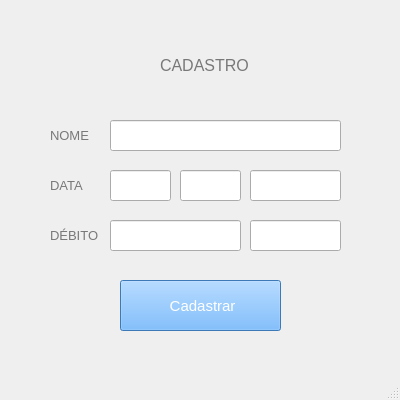
<?xml version="1.0" encoding="UTF-8"?>
<ui version="4.0">
 <class>MainWindow</class>
 <widget class="QMainWindow" name="MainWindow">
  <property name="geometry">
   <rect>
    <x>0</x>
    <y>0</y>
    <width>400</width>
    <height>400</height>
   </rect>
  </property>
  <property name="minimumSize">
   <size>
    <width>400</width>
    <height>400</height>
   </size>
  </property>
  <property name="maximumSize">
   <size>
    <width>400</width>
    <height>400</height>
   </size>
  </property>
  <property name="font">
   <font>
    <pointsize>8</pointsize>
   </font>
  </property>
  <property name="windowTitle">
   <string>MainWindow</string>
  </property>
  <widget class="QWidget" name="centralwidget">
   <widget class="QLabel" name="label">
    <property name="geometry">
     <rect>
      <x>160</x>
      <y>50</y>
      <width>91</width>
      <height>31</height>
     </rect>
    </property>
    <property name="minimumSize">
     <size>
      <width>91</width>
      <height>0</height>
     </size>
    </property>
    <property name="maximumSize">
     <size>
      <width>16777215</width>
      <height>31</height>
     </size>
    </property>
    <property name="font">
     <font>
      <pointsize>12</pointsize>
     </font>
    </property>
    <property name="styleSheet">
     <string notr="true">color: rgb(120, 120, 120);</string>
    </property>
    <property name="text">
     <string>CADASTRO</string>
    </property>
   </widget>
   <widget class="QPushButton" name="pushButton">
    <property name="geometry">
     <rect>
      <x>120</x>
      <y>280</y>
      <width>161</width>
      <height>51</height>
     </rect>
    </property>
    <property name="font">
     <font>
      <pointsize>11</pointsize>
     </font>
    </property>
    <property name="styleSheet">
     <string notr="true">color: rgb(255, 255, 255);
background-color: rgb(85, 170, 255);</string>
    </property>
    <property name="text">
     <string> Cadastrar</string>
    </property>
    <property name="icon">
     <iconset>
      <normaloff>Imagens/Adicionar.png</normaloff>Imagens/Adicionar.png</iconset>
    </property>
    <property name="iconSize">
     <size>
      <width>25</width>
      <height>25</height>
     </size>
    </property>
   </widget>
   <widget class="QLineEdit" name="nome">
    <property name="geometry">
     <rect>
      <x>110</x>
      <y>120</y>
      <width>231</width>
      <height>31</height>
     </rect>
    </property>
    <property name="font">
     <font>
      <pointsize>10</pointsize>
     </font>
    </property>
    <property name="styleSheet">
     <string notr="true">color: rgb(81, 81, 81);</string>
    </property>
   </widget>
   <widget class="QLineEdit" name="datdia">
    <property name="geometry">
     <rect>
      <x>110</x>
      <y>170</y>
      <width>61</width>
      <height>31</height>
     </rect>
    </property>
    <property name="font">
     <font>
      <pointsize>10</pointsize>
     </font>
    </property>
    <property name="styleSheet">
     <string notr="true">color: rgb(81, 81, 81);</string>
    </property>
   </widget>
   <widget class="QLineEdit" name="debitoreal">
    <property name="geometry">
     <rect>
      <x>110</x>
      <y>220</y>
      <width>131</width>
      <height>31</height>
     </rect>
    </property>
    <property name="font">
     <font>
      <pointsize>10</pointsize>
     </font>
    </property>
    <property name="styleSheet">
     <string notr="true">color: rgb(81, 81, 81);</string>
    </property>
   </widget>
   <widget class="QLabel" name="label_2">
    <property name="geometry">
     <rect>
      <x>50</x>
      <y>120</y>
      <width>61</width>
      <height>31</height>
     </rect>
    </property>
    <property name="font">
     <font>
      <pointsize>10</pointsize>
     </font>
    </property>
    <property name="styleSheet">
     <string notr="true">color: rgb(120, 120, 120);</string>
    </property>
    <property name="text">
     <string>NOME</string>
    </property>
   </widget>
   <widget class="QLabel" name="label_3">
    <property name="geometry">
     <rect>
      <x>50</x>
      <y>170</y>
      <width>61</width>
      <height>31</height>
     </rect>
    </property>
    <property name="font">
     <font>
      <pointsize>10</pointsize>
     </font>
    </property>
    <property name="styleSheet">
     <string notr="true">color: rgb(120, 120, 120);</string>
    </property>
    <property name="text">
     <string>DATA</string>
    </property>
   </widget>
   <widget class="QLabel" name="label_4">
    <property name="geometry">
     <rect>
      <x>50</x>
      <y>220</y>
      <width>61</width>
      <height>31</height>
     </rect>
    </property>
    <property name="font">
     <font>
      <pointsize>10</pointsize>
     </font>
    </property>
    <property name="styleSheet">
     <string notr="true">color: rgb(120, 120, 120);</string>
    </property>
    <property name="text">
     <string>DÉBITO</string>
    </property>
   </widget>
   <widget class="QLineEdit" name="datmes">
    <property name="geometry">
     <rect>
      <x>180</x>
      <y>170</y>
      <width>61</width>
      <height>31</height>
     </rect>
    </property>
    <property name="font">
     <font>
      <pointsize>10</pointsize>
     </font>
    </property>
    <property name="styleSheet">
     <string notr="true">color: rgb(81, 81, 81);</string>
    </property>
   </widget>
   <widget class="QLineEdit" name="datano">
    <property name="geometry">
     <rect>
      <x>250</x>
      <y>170</y>
      <width>91</width>
      <height>31</height>
     </rect>
    </property>
    <property name="font">
     <font>
      <pointsize>10</pointsize>
     </font>
    </property>
    <property name="styleSheet">
     <string notr="true">color: rgb(81, 81, 81);</string>
    </property>
   </widget>
   <widget class="QLineEdit" name="debitocentavos">
    <property name="geometry">
     <rect>
      <x>250</x>
      <y>220</y>
      <width>91</width>
      <height>31</height>
     </rect>
    </property>
    <property name="font">
     <font>
      <pointsize>10</pointsize>
     </font>
    </property>
    <property name="styleSheet">
     <string notr="true">color: rgb(81, 81, 81);</string>
    </property>
   </widget>
  </widget>
  <widget class="QMenuBar" name="menubar">
   <property name="geometry">
    <rect>
     <x>0</x>
     <y>0</y>
     <width>400</width>
     <height>19</height>
    </rect>
   </property>
  </widget>
  <widget class="QStatusBar" name="statusbar"/>
 </widget>
 <resources/>
 <connections/>
</ui>
